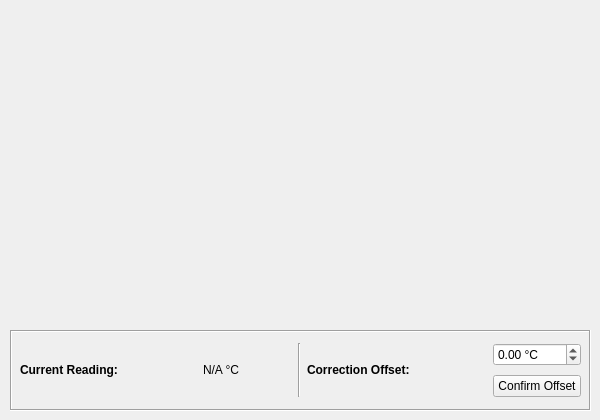
      <widget class="QWidget" name="ambient_temperature_tab">
       <attribute name="title">
        <string>Temperature Sensor</string>
       </attribute>
       <widget class="PlotWidget" name="ambient_temperature_graphWidget" native="true">
        <property name="geometry">
         <rect>
          <x>10</x>
          <y>10</y>
          <width>581</width>
          <height>311</height>
         </rect>
        </property>
       </widget>
       <widget class="QFrame" name="frame_4">
        <property name="geometry">
         <rect>
          <x>10</x>
          <y>330</y>
          <width>581</width>
          <height>81</height>
         </rect>
        </property>
        <property name="frameShape">
         <enum>QFrame::Box</enum>
        </property>
        <property name="frameShadow">
         <enum>QFrame::Sunken</enum>
        </property>
        <widget class="QWidget" name="gridLayoutWidget_4">
         <property name="geometry">
          <rect>
           <x>10</x>
           <y>10</y>
           <width>561</width>
           <height>61</height>
          </rect>
         </property>
         <layout class="QGridLayout" name="gridLayout_4">
          <item row="0" column="3" rowspan="2">
           <widget class="Line" name="line_12">
            <property name="orientation">
             <enum>Qt::Vertical</enum>
            </property>
           </widget>
          </item>
          <item row="0" column="5">
           <widget class="QDoubleSpinBox" name="ambient_temperature_offset_value_doubleSpinBox">
            <property name="suffix">
             <string> °C</string>
            </property>
            <property name="minimum">
             <double>-100.000000000000000</double>
            </property>
            <property name="maximum">
             <double>100.000000000000000</double>
            </property>
           </widget>
          </item>
          <item row="1" column="5">
           <widget class="QPushButton" name="ambient_confirm_temperature_offset_pushButton">
            <property name="text">
             <string>Confirm Offset</string>
            </property>
           </widget>
          </item>
          <item row="0" column="2" rowspan="2">
           <widget class="QLabel" name="ambient_temperture_value_label">
            <property name="text">
             <string>N/A °C</string>
            </property>
           </widget>
          </item>
          <item row="0" column="4" rowspan="2">
           <widget class="QLabel" name="ambient_temperture_offset_text_label">
            <property name="minimumSize">
             <size>
              <width>180</width>
              <height>0</height>
             </size>
            </property>
            <property name="text">
             <string>&lt;html&gt;&lt;head/&gt;&lt;body&gt;&lt;p&gt;&lt;span style=&quot; font-weight:700;&quot;&gt;Correction Offset:&lt;/span&gt;&lt;/p&gt;&lt;/body&gt;&lt;/html&gt;</string>
            </property>
           </widget>
          </item>
          <item row="0" column="0" rowspan="2" colspan="2">
           <widget class="QLabel" name="ambient_temperture_text_label">
            <property name="minimumSize">
             <size>
              <width>0</width>
              <height>0</height>
             </size>
            </property>
            <property name="text">
             <string>&lt;html&gt;&lt;head/&gt;&lt;body&gt;&lt;p&gt;&lt;span style=&quot; font-weight:700;&quot;&gt;Current Reading:&lt;/span&gt;&lt;/p&gt;&lt;/body&gt;&lt;/html&gt;</string>
            </property>
           </widget>
          </item>
         </layout>
        </widget>
       </widget>
      </widget>
